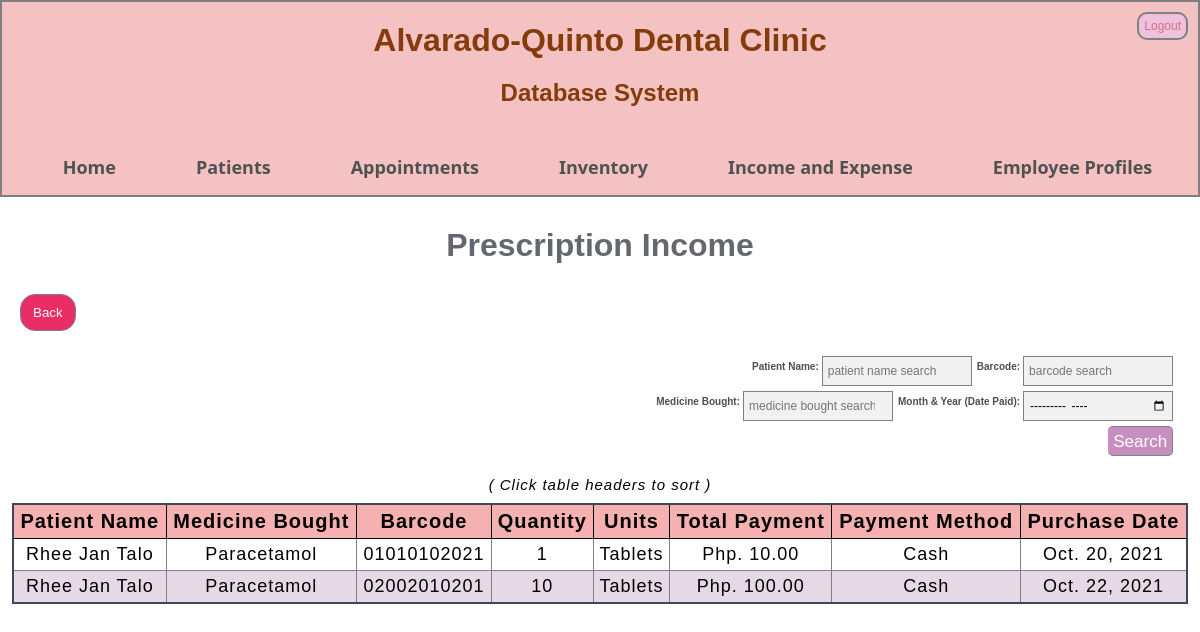
Screenshot of /view_presc_income (signed in) with the database file from the repository.
### profiling/models.py (models this page shows, shortened)
class prescription_purchase(models.Model):
    patient_id = models.ForeignKey(profile, default = 1, on_delete = models.CASCADE)
    item_id = models.ForeignKey(item_inventory, default = 1, on_delete = models.CASCADE)
    quantity = models.IntegerField(default = 1) #put minimum and maximum ani tas i-base sa pila ang nasa inventory ##CHECK LATER
    units = models.CharField(max_length=200)
    total_amount = models.DecimalField(max_digits=10, decimal_places=2, default = 0)
    payment_method = models.CharField(max_length=200, default = 'None')
    purchase_date = models.DateField(auto_now=False, auto_now_add =False)

class profile(models.Model):
         fullname = models.CharField(max_length = 200, null = False)
         profile_type = models.CharField(max_length = 200, null = False)
         contact_number = models.CharField(max_length = 13, validators=[MinLengthValidator(13)]) ##change to phone   ##put +63 format PhoneField(blank=False, help_text='Contact phone number')   ## ask how to validate this
         profile_fulladress = models.CharField(max_length = 200, null = False)
         bday = models.DateField(auto_now=False, auto_now_add =False) #CHANGE TO DATE {Y M D} FORMAT
         gender = models.CharField(max_length = 200, null = False)
         ecp_fullname = models.CharField(max_length = 200, null = False)
         ecp_contactnum = models.CharField(max_length = 13, validators=[MinLengthValidator(13)])#change to phone
         ecp_relationship = models.CharField(max_length = 200, null = False)
         ecp_fulladress = models.CharField(max_length = 200, null = False)
         added = models.DateField(auto_now=False, auto_now_add =True, null = False) #wala ni sa forms #TARUNGON PANI PAG INPUT HEHE
         update = models.DateField(auto_now=True, auto_now_add =False, null = False) #wala ni sa forms #TARUNGON PANI PAG INPUT HEHE

class item_inventory(models.Model):
    barcode = models.CharField(max_length = 100, default = "00000000")
    itemname = models.CharField(max_length = 200)
    itemcategory = models.CharField(max_length = 200)
    location = models.CharField(max_length = 200)
    item_fee = models.DecimalField(max_digits = 10, decimal_places = 2, default = 0)
    quantity = models.IntegerField(default = 0)
    units = models.CharField(max_length = 200)
    expiry_date = models.DateField(auto_now=False, auto_now_add =False, null = True, blank = True)
    expiry_status = models.CharField(max_length = 200, default = 'Good for usage')

### profiling/views.py (the view)
# urls.py: path('view_presc_income' , prof_views.view_presc_income, name='view_presc_income'),
@login_required
def view_presc_income(request):
    presc_details = prescription_purchase.objects.all()
    context = {'presc_details' : presc_details}
    return render(request, 'view_presc_income.html',context)

### templates/view_presc_income.html (shortened to what this page needs)
{% extends 'base.html' %}
{% block content %}
	<h1 class="page_header">Prescription Income</h1>
	<p class="patient_add_form">
		<a style="color: #ffffff" href="{% url 'income_options' %}"><button class="back_button" type="submit">Back</button></a>
	</p>
	{% if presc_details %}
	<form class = "search_form" method = POST action ="{% url 'view_presc_income_search' %}">
	  <div class="search_con">
			<p><label>Barcode:</label><input type='search' placeholder='barcode search 'name = 'code' aria-label ='search'></p>
			<p><label>Patient Name:</label><input type='search' placeholder='patient name search 'name = 'name' aria-label ='search'></p>
	  </div>
	  <div class="search_con">
			<p><label>Month & Year (Date Paid):</label><input type='month' name = 'date' aria-label ='search'></p>
			<p><label>Medicine Bought:</label><input type='search' placeholder='medicine bought search 'name = 'med' aria-label ='search'></p>
	  </div>
	  <div class="search_con">
	  		<p><button type='submit'>Search</button></p>
	  </div>
	</form>
	<div class="some_space"></div>
	<center><p class="third_messages">( Click table headers to sort )</p></center>
	<table class ='table_form'>
	<thead>
		<tr class="tr_form">
			<th class="th_form"><a style="color:#000000" href="{% url 'view_presc_income_filter' 'patient_id'%}">Patient Name</th>
			<th class="th_form"><a style="color:#000000" href="{% url 'view_presc_income_filter' 'item_id'%}">Medicine Bought</th>
			<th class="th_form"><a style="color:#000000" href="{% url 'view_presc_income_filter' 'item_id'%}">Barcode</th>
			<th class="th_form"><a style="color:#000000" href="{% url 'view_presc_income_filter' 'quantity'%}">Quantity</th>
			<th class="th_form"><a style="color:#000000" href="{% url 'view_presc_income_filter' 'units'%}">Units</th>
			<th class="th_form"><a style="color:#000000" href="{% url 'view_presc_income_filter' 'total_amount'%}">Total Payment</th>
			<th class="th_form"><a style="color:#000000" href="{% url 'view_presc_income_filter' 'payment_method'%}">Payment Method</th>
			<th class="th_form"><a style="color:#000000" href="{% url 'view_presc_income_filter' 'purchase_date'%}">Purchase Date</th>
		</tr>
	</thead>
	<tbody>
		{% for things in presc_details %}
		<tr class="tr_form">
			<td class="td_form" data-label="Patient Name">{{ things.patient_id.fullname|title }}</td>
			<td class="td_form" data-label="Medicine Bought">{{ things.item_id.itemname|title }}</td>
			<td class="td_form" data-label="Barcode">{{ things.item_id.barcode }}</td>
			<td class="td_form" data-label="Quantity">{{ things.quantity }}</td>
			<td class="td_form" data-label="Units">{{ things.units|title }}</td>
			<td class="td_form" data-label="Total Payment">Php. {{ things.total_amount }}</td>
			<td class="td_form" data-label="Payment Method">{{ things.payment_method|title }}</td>
			<td class="td_form" data-label="Purchase Date">{{ things.purchase_date }}</td>
		</tr>
		{% endfor %}
	</tbody>
	</table>
	{% else %}
	<center class ='messages'> No Prescription Income data available</center>
	{% endif %}
{% endblock %}

### static/css/styles.css (style rules this page uses)
* { margin: 0; padding: 0; font-family: sans-serif; box-sizing: border-box; }
a, a:visited { text-decoration: none; }
.page_header { color: #64686e; text-align: center; margin: 5px auto 10px auto; padding-top: 25px; }
.third_messages { color: black; font-style: italic; text-align: center; font-size: 15px; letter-spacing: 1px; margin-bottom: 5px; font-style: italic; }
.search_con label { font-size: 32px; color: red; }
.patient_add_form { border-radius: 5px; background-color: white; padding: 20px; position: relative; }
.some_space { width: 100%; height: 20px; }
.search_con { margin: 0px auto; width: 98%; justify-content: space-between; height: 35px; padding: 5px; }
.search_form { margin-right: 10px; justify-content: space-around; }
.search_form p { float: right; }
.search_form label { color: #4b4f57; margin-right: 3px; margin-left: 5px; padding-top: 10px; font-weight: bold; font-size: 10px; }
.search_form input[type="search"], input[type="month"] { float: right; padding: 5px; font-size: 12px; border: 1px solid grey; background: #f1f1f1; height: 30px; width: 150px; }
.search_form button[type="submit"] { font-size: 10px; padding: 5px; background: #c78fbf; color: white; font-size: 17px; border: 1px solid grey; border-left: none; cursor: pointer; float: right; border-radius: 0; height: 30px; margin-left: 5px; margin-bottom: 5px; border-radius: 5px; }
button { padding: 10px 12px; cursor: pointer; border: 1px solid grey; border-radius: 15px; }
.back_button { background-color: #eb2d66; color: white; }
.table_form { width: 98%; margin: 10px auto 20px auto; border-collapse: collapse; border: 2px solid #3f4754; letter-spacing: 1px; }
.th_form, .th_form2 { background-color: #f5b0b0; padding: 5px; font-weight: bold; font-size: 20px; border: 1px solid black; }
.td_form, .td_form2 { text-align: center; padding: 5px; font-size: 18px; border: 1px solid grey; }
.tr_form, .tr_form2 { background-color: white; }
.tr_form:nth-child(even), .tr_form2:nth-child(even) { background-color: #e6d8e4; }
a { color: #17a2b8; }

### rows the page displays
prescription_purchase: patient_id.fullname "Rhee Jan Talo", item_id.itemname "Paracetamol", item_id.barcode "01010102021", quantity "1", units "Tablets", total_amount "10.00", payment_method "Cash", purchase_date "Oct. 20, 2021"
prescription_purchase: patient_id.fullname "Rhee Jan Talo", item_id.itemname "Paracetamol", item_id.barcode "02002010201", quantity "10", units "Tablets", total_amount "100.00", payment_method "Cash", purchase_date "Oct. 22, 2021"
